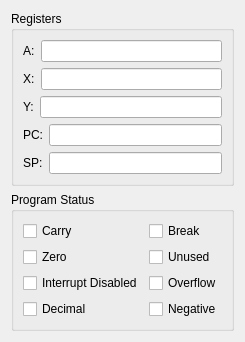
<?xml version="1.0" encoding="UTF-8"?>
<ui version="4.0">
 <class>CpuRegisterDockWidget</class>
 <widget class="QWidget" name="CpuRegisterDockWidget">
  <property name="geometry">
   <rect>
    <x>0</x>
    <y>0</y>
    <width>221</width>
    <height>318</height>
   </rect>
  </property>
  <property name="windowTitle">
   <string>Form</string>
  </property>
  <layout class="QVBoxLayout" name="verticalLayout_3">
   <item>
    <widget class="QGroupBox" name="groupBox_2">
     <property name="title">
      <string>Registers</string>
     </property>
     <layout class="QVBoxLayout" name="verticalLayout_2">
      <item>
       <layout class="QVBoxLayout" name="verticalLayout">
        <item>
         <layout class="QHBoxLayout" name="horizontalLayout">
          <item>
           <widget class="QLabel" name="label">
            <property name="text">
             <string>A:</string>
            </property>
           </widget>
          </item>
          <item>
           <widget class="QLineEdit" name="lineA">
            <property name="readOnly">
             <bool>true</bool>
            </property>
           </widget>
          </item>
         </layout>
        </item>
        <item>
         <layout class="QHBoxLayout" name="horizontalLayout_2">
          <item>
           <widget class="QLabel" name="label_2">
            <property name="text">
             <string>X:</string>
            </property>
           </widget>
          </item>
          <item>
           <widget class="QLineEdit" name="lineX">
            <property name="readOnly">
             <bool>true</bool>
            </property>
           </widget>
          </item>
         </layout>
        </item>
        <item>
         <layout class="QHBoxLayout" name="horizontalLayout_3">
          <item>
           <widget class="QLabel" name="label_3">
            <property name="text">
             <string>Y:</string>
            </property>
           </widget>
          </item>
          <item>
           <widget class="QLineEdit" name="lineY">
            <property name="readOnly">
             <bool>true</bool>
            </property>
           </widget>
          </item>
         </layout>
        </item>
        <item>
         <layout class="QHBoxLayout" name="horizontalLayout_4">
          <item>
           <widget class="QLabel" name="label_4">
            <property name="text">
             <string>PC:</string>
            </property>
           </widget>
          </item>
          <item>
           <widget class="QLineEdit" name="linePC">
            <property name="readOnly">
             <bool>true</bool>
            </property>
           </widget>
          </item>
         </layout>
        </item>
        <item>
         <layout class="QHBoxLayout" name="horizontalLayout_5">
          <item>
           <widget class="QLabel" name="label_5">
            <property name="text">
             <string>SP:</string>
            </property>
           </widget>
          </item>
          <item>
           <widget class="QLineEdit" name="lineSP">
            <property name="readOnly">
             <bool>true</bool>
            </property>
           </widget>
          </item>
         </layout>
        </item>
       </layout>
      </item>
     </layout>
    </widget>
   </item>
   <item>
    <widget class="QGroupBox" name="groupBox">
     <property name="title">
      <string>Program Status</string>
     </property>
     <layout class="QGridLayout" name="gridLayout">
      <item row="0" column="0">
       <widget class="QCheckBox" name="checkCarry">
        <property name="enabled">
         <bool>true</bool>
        </property>
        <property name="text">
         <string>Carry</string>
        </property>
        <property name="checkable">
         <bool>true</bool>
        </property>
        <property name="checked">
         <bool>false</bool>
        </property>
       </widget>
      </item>
      <item row="0" column="1">
       <widget class="QCheckBox" name="checkBreak">
        <property name="text">
         <string>Break</string>
        </property>
        <property name="checkable">
         <bool>true</bool>
        </property>
       </widget>
      </item>
      <item row="1" column="0">
       <widget class="QCheckBox" name="checkZero">
        <property name="text">
         <string>Zero</string>
        </property>
        <property name="checkable">
         <bool>true</bool>
        </property>
       </widget>
      </item>
      <item row="1" column="1">
       <widget class="QCheckBox" name="checkUnused">
        <property name="text">
         <string>Unused</string>
        </property>
        <property name="checkable">
         <bool>true</bool>
        </property>
       </widget>
      </item>
      <item row="2" column="0">
       <widget class="QCheckBox" name="checkInterruptDisabled">
        <property name="text">
         <string>Interrupt Disabled</string>
        </property>
        <property name="checkable">
         <bool>true</bool>
        </property>
       </widget>
      </item>
      <item row="2" column="1">
       <widget class="QCheckBox" name="checkOverflow">
        <property name="text">
         <string>Overflow</string>
        </property>
        <property name="checkable">
         <bool>true</bool>
        </property>
       </widget>
      </item>
      <item row="3" column="0">
       <widget class="QCheckBox" name="checkDecimal">
        <property name="text">
         <string>Decimal</string>
        </property>
        <property name="checkable">
         <bool>true</bool>
        </property>
       </widget>
      </item>
      <item row="3" column="1">
       <widget class="QCheckBox" name="checkNegative">
        <property name="text">
         <string>Negative</string>
        </property>
        <property name="checkable">
         <bool>true</bool>
        </property>
       </widget>
      </item>
     </layout>
    </widget>
   </item>
   <item>
    <spacer name="verticalSpacer">
     <property name="orientation">
      <enum>Qt::Vertical</enum>
     </property>
     <property name="sizeHint" stdset="0">
      <size>
       <width>20</width>
       <height>1</height>
      </size>
     </property>
    </spacer>
   </item>
  </layout>
 </widget>
 <resources/>
 <connections/>
</ui>
